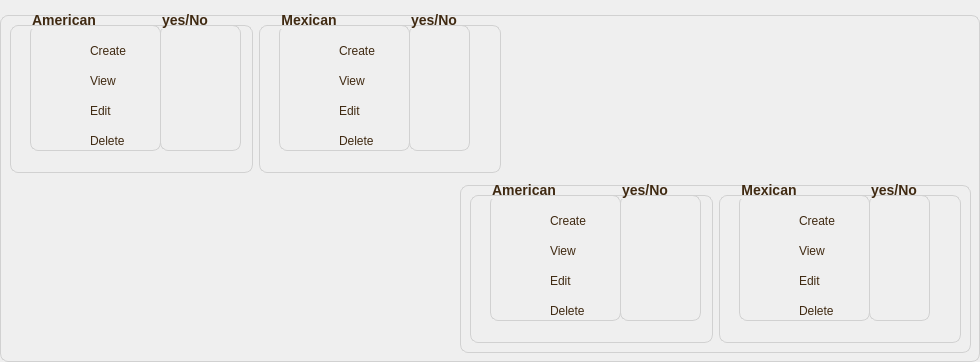
            <widget class="QGroupBox" name="groupBox_13">
             <property name="styleSheet">
              <string notr="true">/* QGroupBox: Minimalist look with soft borders */
QGroupBox {
    border: 1px solid #d1d1d1;
    border-radius: 8px;
    margin-top: 15px;
    font-family: 'Roboto', sans-serif;
    font-size: 14px;
    font-weight: bold;
    padding: 10px;
    color: #402A12; /* Soft brown color for title */
}

/* QLabel: Modern text */
QLabel {
    font-family: 'Roboto', sans-serif;
    font-size: 12px;
    color: #402A12; /* Same soft brown */
}

/* QCheckBox: Simple checkbox design */
QCheckBox {
    spacing: 8px;
    font-family: 'Roboto', sans-serif;
    font-size: 12px;
    color: #402A12;
}

/* Hover effect on QCheckBox for better interaction */
QCheckBox:hover {
    background-color: #f7e2cc; /* Light beige background */
    border-radius: 5px;
}
</string>
             </property>
             <property name="title">
              <string/>
             </property>
             <widget class="QGroupBox" name="groupBox_3">
              <property name="geometry">
               <rect>
                <x>10</x>
                <y>10</y>
                <width>243</width>
                <height>163</height>
               </rect>
              </property>
              <property name="title">
               <string/>
              </property>
              <widget class="QGroupBox" name="groupBox_2">
               <property name="geometry">
                <rect>
                 <x>150</x>
                 <y>0</y>
                 <width>81</width>
                 <height>141</height>
                </rect>
               </property>
               <property name="title">
                <string>yes/No</string>
               </property>
              </widget>
              <widget class="QGroupBox" name="groupBox">
               <property name="geometry">
                <rect>
                 <x>20</x>
                 <y>0</y>
                 <width>131</width>
                 <height>141</height>
                </rect>
               </property>
               <property name="title">
                <string>American</string>
               </property>
               <widget class="QLabel" name="label_11">
                <property name="geometry">
                 <rect>
                  <x>60</x>
                  <y>30</y>
                  <width>51</width>
                  <height>21</height>
                 </rect>
                </property>
                <property name="text">
                 <string>Create</string>
                </property>
               </widget>
               <widget class="QLabel" name="label_12">
                <property name="geometry">
                 <rect>
                  <x>20</x>
                  <y>30</y>
                  <width>31</width>
                  <height>21</height>
                 </rect>
                </property>
                <property name="text">
                 <string/>
                </property>
                <property name="pixmap">
                 <pixmap>assets/roles/add.png</pixmap>
                </property>
                <property name="scaledContents">
                 <bool>true</bool>
                </property>
               </widget>
               <widget class="QLabel" name="label_16">
                <property name="geometry">
                 <rect>
                  <x>60</x>
                  <y>60</y>
                  <width>51</width>
                  <height>21</height>
                 </rect>
                </property>
                <property name="text">
                 <string>View</string>
                </property>
               </widget>
               <widget class="QLabel" name="label_17">
                <property name="geometry">
                 <rect>
                  <x>60</x>
                  <y>120</y>
                  <width>51</width>
                  <height>21</height>
                 </rect>
                </property>
                <property name="text">
                 <string>Delete</string>
                </property>
               </widget>
               <widget class="QLabel" name="label_18">
                <property name="geometry">
                 <rect>
                  <x>60</x>
                  <y>90</y>
                  <width>51</width>
                  <height>21</height>
                 </rect>
                </property>
                <property name="text">
                 <string>Edit</string>
                </property>
               </widget>
               <widget class="QLabel" name="label_19">
                <property name="geometry">
                 <rect>
                  <x>20</x>
                  <y>60</y>
                  <width>31</width>
                  <height>21</height>
                 </rect>
                </property>
                <property name="text">
                 <string/>
                </property>
                <property name="pixmap">
                 <pixmap>assets/roles/eye.png</pixmap>
                </property>
                <property name="scaledContents">
                 <bool>true</bool>
                </property>
               </widget>
               <widget class="QLabel" name="label_20">
                <property name="geometry">
                 <rect>
                  <x>20</x>
                  <y>90</y>
                  <width>31</width>
                  <height>21</height>
                 </rect>
                </property>
                <property name="text">
                 <string/>
                </property>
                <property name="pixmap">
                 <pixmap>assets/roles/edit.png</pixmap>
                </property>
                <property name="scaledContents">
                 <bool>true</bool>
                </property>
               </widget>
               <widget class="QLabel" name="label_21">
                <property name="geometry">
                 <rect>
                  <x>20</x>
                  <y>120</y>
                  <width>31</width>
                  <height>16</height>
                 </rect>
                </property>
                <property name="text">
                 <string/>
                </property>
                <property name="pixmap">
                 <pixmap>assets/roles/bin.png</pixmap>
                </property>
                <property name="scaledContents">
                 <bool>true</bool>
                </property>
               </widget>
              </widget>
             </widget>
             <widget class="QGroupBox" name="groupBox_4">
              <property name="geometry">
               <rect>
                <x>259</x>
                <y>10</y>
                <width>242</width>
                <height>163</height>
               </rect>
              </property>
              <property name="title">
               <string/>
              </property>
              <widget class="QGroupBox" name="groupBox_11">
               <property name="geometry">
                <rect>
                 <x>150</x>
                 <y>0</y>
                 <width>61</width>
                 <height>141</height>
                </rect>
               </property>
               <property name="title">
                <string>yes/No</string>
               </property>
              </widget>
              <widget class="QGroupBox" name="groupBox_12">
               <property name="geometry">
                <rect>
                 <x>20</x>
                 <y>0</y>
                 <width>131</width>
                 <height>141</height>
                </rect>
               </property>
               <property name="title">
                <string>Mexican</string>
               </property>
               <widget class="QLabel" name="label_26">
                <property name="geometry">
                 <rect>
                  <x>60</x>
                  <y>30</y>
                  <width>51</width>
                  <height>21</height>
                 </rect>
                </property>
                <property name="text">
                 <string>Create</string>
                </property>
               </widget>
               <widget class="QLabel" name="label_27">
                <property name="geometry">
                 <rect>
                  <x>20</x>
                  <y>30</y>
                  <width>31</width>
                  <height>21</height>
                 </rect>
                </property>
                <property name="text">
                 <string/>
                </property>
                <property name="pixmap">
                 <pixmap>assets/roles/add.png</pixmap>
                </property>
                <property name="scaledContents">
                 <bool>true</bool>
                </property>
               </widget>
               <widget class="QLabel" name="label_28">
                <property name="geometry">
                 <rect>
                  <x>60</x>
                  <y>60</y>
                  <width>51</width>
                  <height>21</height>
                 </rect>
                </property>
                <property name="text">
                 <string>View</string>
                </property>
               </widget>
               <widget class="QLabel" name="label_29">
                <property name="geometry">
                 <rect>
                  <x>60</x>
                  <y>120</y>
                  <width>51</width>
                  <height>21</height>
                 </rect>
                </property>
                <property name="text">
                 <string>Delete</string>
                </property>
               </widget>
               <widget class="QLabel" name="label_30">
                <property name="geometry">
                 <rect>
                  <x>60</x>
                  <y>90</y>
                  <width>51</width>
                  <height>21</height>
                 </rect>
                </property>
                <property name="text">
                 <string>Edit</string>
                </property>
               </widget>
               <widget class="QLabel" name="label_31">
                <property name="geometry">
                 <rect>
                  <x>20</x>
                  <y>60</y>
                  <width>31</width>
                  <height>21</height>
                 </rect>
                </property>
                <property name="text">
                 <string/>
                </property>
                <property name="pixmap">
                 <pixmap>assets/roles/eye.png</pixmap>
                </property>
                <property name="scaledContents">
                 <bool>true</bool>
                </property>
               </widget>
               <widget class="QLabel" name="label_32">
                <property name="geometry">
                 <rect>
                  <x>20</x>
                  <y>90</y>
                  <width>31</width>
                  <height>21</height>
                 </rect>
                </property>
                <property name="text">
                 <string/>
                </property>
                <property name="pixmap">
                 <pixmap>assets/roles/edit.png</pixmap>
                </property>
                <property name="scaledContents">
                 <bool>true</bool>
                </property>
               </widget>
               <widget class="QLabel" name="label_33">
                <property name="geometry">
                 <rect>
                  <x>20</x>
                  <y>120</y>
                  <width>31</width>
                  <height>16</height>
                 </rect>
                </property>
                <property name="text">
                 <string/>
                </property>
                <property name="pixmap">
                 <pixmap>assets/roles/bin.png</pixmap>
                </property>
                <property name="scaledContents">
                 <bool>true</bool>
                </property>
               </widget>
              </widget>
             </widget>
             <widget class="QGroupBox" name="groupBox_21">
              <property name="geometry">
               <rect>
                <x>460</x>
                <y>170</y>
                <width>511</width>
                <height>183</height>
               </rect>
              </property>
              <property name="styleSheet">
               <string notr="true">/* QGroupBox: Minimalist look with soft borders */
QGroupBox {
    border: 1px solid #d1d1d1;
    border-radius: 8px;
    margin-top: 15px;
    font-family: 'Roboto', sans-serif;
    font-size: 14px;
    font-weight: bold;
    padding: 10px;
    color: #402A12; /* Soft brown color for title */
}

/* QLabel: Modern text */
QLabel {
    font-family: 'Roboto', sans-serif;
    font-size: 12px;
    color: #402A12; /* Same soft brown */
}

/* QCheckBox: Simple checkbox design */
QCheckBox {
    spacing: 8px;
    font-family: 'Roboto', sans-serif;
    font-size: 12px;
    color: #402A12;
}

/* Hover effect on QCheckBox for better interaction */
QCheckBox:hover {
    background-color: #f7e2cc; /* Light beige background */
    border-radius: 5px;
}
</string>
              </property>
              <property name="title">
               <string/>
              </property>
              <widget class="QGroupBox" name="groupBox_28">
               <property name="geometry">
                <rect>
                 <x>10</x>
                 <y>10</y>
                 <width>243</width>
                 <height>163</height>
                </rect>
               </property>
               <property name="title">
                <string/>
               </property>
               <widget class="QGroupBox" name="groupBox_29">
                <property name="geometry">
                 <rect>
                  <x>150</x>
                  <y>0</y>
                  <width>81</width>
                  <height>141</height>
                 </rect>
                </property>
                <property name="title">
                 <string>yes/No</string>
                </property>
               </widget>
               <widget class="QGroupBox" name="groupBox_30">
                <property name="geometry">
                 <rect>
                  <x>20</x>
                  <y>0</y>
                  <width>131</width>
                  <height>141</height>
                 </rect>
                </property>
                <property name="title">
                 <string>American</string>
                </property>
                <widget class="QLabel" name="label_74">
                 <property name="geometry">
                  <rect>
                   <x>60</x>
                   <y>30</y>
                   <width>51</width>
                   <height>21</height>
                  </rect>
                 </property>
                 <property name="text">
                  <string>Create</string>
                 </property>
                </widget>
                <widget class="QLabel" name="label_75">
                 <property name="geometry">
                  <rect>
                   <x>20</x>
                   <y>30</y>
                   <width>31</width>
                   <height>21</height>
                  </rect>
                 </property>
                 <property name="text">
                  <string/>
                 </property>
                 <property name="pixmap">
                  <pixmap>assets/roles/add.png</pixmap>
                 </property>
                 <property name="scaledContents">
                  <bool>true</bool>
                 </property>
                </widget>
                <widget class="QLabel" name="label_76">
                 <property name="geometry">
                  <rect>
                   <x>60</x>
                   <y>60</y>
                   <width>51</width>
                   <height>21</height>
                  </rect>
                 </property>
                 <property name="text">
                  <string>View</string>
                 </property>
                </widget>
                <widget class="QLabel" name="label_77">
                 <property name="geometry">
                  <rect>
                   <x>60</x>
                   <y>120</y>
                   <width>51</width>
                   <height>21</height>
                  </rect>
                 </property>
                 <property name="text">
                  <string>Delete</string>
                 </property>
                </widget>
                <widget class="QLabel" name="label_78">
                 <property name="geometry">
                  <rect>
                   <x>60</x>
                   <y>90</y>
                   <width>51</width>
                   <height>21</height>
                  </rect>
                 </property>
                 <property name="text">
                  <string>Edit</string>
                 </property>
                </widget>
                <widget class="QLabel" name="label_79">
                 <property name="geometry">
                  <rect>
                   <x>20</x>
                   <y>60</y>
                   <width>31</width>
                   <height>21</height>
                  </rect>
                 </property>
                 <property name="text">
                  <string/>
                 </property>
                 <property name="pixmap">
                  <pixmap>assets/roles/eye.png</pixmap>
                 </property>
                 <property name="scaledContents">
                  <bool>true</bool>
                 </property>
                </widget>
                <widget class="QLabel" name="label_80">
                 <property name="geometry">
                  <rect>
                   <x>20</x>
                   <y>90</y>
                   <width>31</width>
                   <height>21</height>
                  </rect>
                 </property>
                 <property name="text">
                  <string/>
                 </property>
                 <property name="pixmap">
                  <pixmap>assets/roles/edit.png</pixmap>
                 </property>
                 <property name="scaledContents">
                  <bool>true</bool>
                 </property>
                </widget>
                <widget class="QLabel" name="label_81">
                 <property name="geometry">
                  <rect>
                   <x>20</x>
                   <y>120</y>
                   <width>31</width>
                   <height>16</height>
                  </rect>
                 </property>
                 <property name="text">
                  <string/>
                 </property>
                 <property name="pixmap">
                  <pixmap>assets/roles/bin.png</pixmap>
                 </property>
                 <property name="scaledContents">
                  <bool>true</bool>
                 </property>
                </widget>
               </widget>
              </widget>
              <widget class="QGroupBox" name="groupBox_31">
               <property name="geometry">
                <rect>
                 <x>259</x>
                 <y>10</y>
                 <width>242</width>
                 <height>163</height>
                </rect>
               </property>
               <property name="title">
                <string/>
               </property>
               <widget class="QGroupBox" name="groupBox_32">
                <property name="geometry">
                 <rect>
                  <x>150</x>
                  <y>0</y>
                  <width>61</width>
                  <height>141</height>
                 </rect>
                </property>
                <property name="title">
                 <string>yes/No</string>
                </property>
               </widget>
               <widget class="QGroupBox" name="groupBox_33">
                <property name="geometry">
                 <rect>
                  <x>20</x>
                  <y>0</y>
                  <width>131</width>
                  <height>141</height>
                 </rect>
                </property>
                <property name="title">
                 <string>Mexican</string>
                </property>
                <widget class="QLabel" name="label_130">
                 <property name="geometry">
                  <rect>
                   <x>60</x>
                   <y>30</y>
                   <width>51</width>
                   <height>21</height>
                  </rect>
                 </property>
                 <property name="text">
                  <string>Create</string>
                 </property>
                </widget>
                <widget class="QLabel" name="label_131">
                 <property name="geometry">
                  <rect>
                   <x>20</x>
                   <y>30</y>
                   <width>31</width>
                   <height>21</height>
                  </rect>
                 </property>
                 <property name="text">
                  <string/>
                 </property>
                 <property name="pixmap">
                  <pixmap>assets/roles/add.png</pixmap>
                 </property>
                 <property name="scaledContents">
                  <bool>true</bool>
                 </property>
                </widget>
                <widget class="QLabel" name="label_132">
                 <property name="geometry">
                  <rect>
                   <x>60</x>
                   <y>60</y>
                   <width>51</width>
                   <height>21</height>
                  </rect>
                 </property>
                 <property name="text">
                  <string>View</string>
                 </property>
                </widget>
                <widget class="QLabel" name="label_133">
                 <property name="geometry">
                  <rect>
                   <x>60</x>
                   <y>120</y>
                   <width>51</width>
                   <height>21</height>
                  </rect>
                 </property>
                 <property name="text">
                  <string>Delete</string>
                 </property>
                </widget>
                <widget class="QLabel" name="label_134">
                 <property name="geometry">
                  <rect>
                   <x>60</x>
                   <y>90</y>
                   <width>51</width>
                   <height>21</height>
                  </rect>
                 </property>
                 <property name="text">
                  <string>Edit</string>
                 </property>
                </widget>
                <widget class="QLabel" name="label_135">
                 <property name="geometry">
                  <rect>
                   <x>20</x>
                   <y>60</y>
                   <width>31</width>
                   <height>21</height>
                  </rect>
                 </property>
                 <property name="text">
                  <string/>
                 </property>
                 <property name="pixmap">
                  <pixmap>assets/roles/eye.png</pixmap>
                 </property>
                 <property name="scaledContents">
                  <bool>true</bool>
                 </property>
                </widget>
                <widget class="QLabel" name="label_136">
                 <property name="geometry">
                  <rect>
                   <x>20</x>
                   <y>90</y>
                   <width>31</width>
                   <height>21</height>
                  </rect>
                 </property>
                 <property name="text">
                  <string/>
                 </property>
                 <property name="pixmap">
                  <pixmap>assets/roles/edit.png</pixmap>
                 </property>
                 <property name="scaledContents">
                  <bool>true</bool>
                 </property>
                </widget>
                <widget class="QLabel" name="label_137">
                 <property name="geometry">
                  <rect>
                   <x>20</x>
                   <y>120</y>
                   <width>31</width>
                   <height>16</height>
                  </rect>
                 </property>
                 <property name="text">
                  <string/>
                 </property>
                 <property name="pixmap">
                  <pixmap>assets/roles/bin.png</pixmap>
                 </property>
                 <property name="scaledContents">
                  <bool>true</bool>
                 </property>
                </widget>
               </widget>
              </widget>
             </widget>
            </widget>
